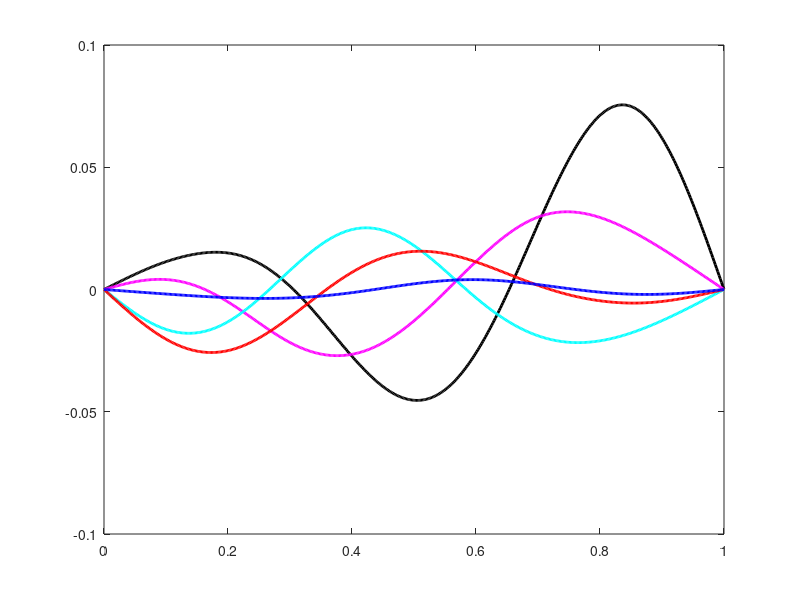

This chart was generated by the following MATLAB code: (Note: this script raises an error after producing the figure.)
 tvec = [.15 .30 .60 1.20 2.40];
 xx = linspace(0,1,500)';

 ak0 = zeros(10,1);
 bk0 = zeros(10,1);
 k = [1:20]';
 bk0 = -6*sqrt(2)*(1+(-1).^k).*k./((k.^2-9).^2*pi^2);
 bk0(3) = sqrt(2)/4;

 d = 1;

 col = 'kmcrb';
 figure(1), clf
 for m=1:length(tvec)
    t = tvec(m)
    u = zeros(size(xx));
    for k=1:length(bk0)
        psik = sqrt(2)*sin(k*pi*xx);
        dis = sqrt(d^2-k^2*pi^2);
        ak = bk0(k)*(exp((-d+dis)*t)-exp((-d-dis)*t))/(2*dis);
        u = u+ak*psik;
    end 
    plot(xx,u,'-','linewidth',2,'color',col(m)), hold on
    ylim([-.1 .1])
    pause
 end
 legend('t=0.15','t=0.30','t=0.60','t=1.20','t=2.40',2)
 set(gca,'fontsize',14)
 xlabel('x','fontsize',16)
 ylabel('u(x,t)','fontsize',16)
 print -depsc2 damp1.eps
